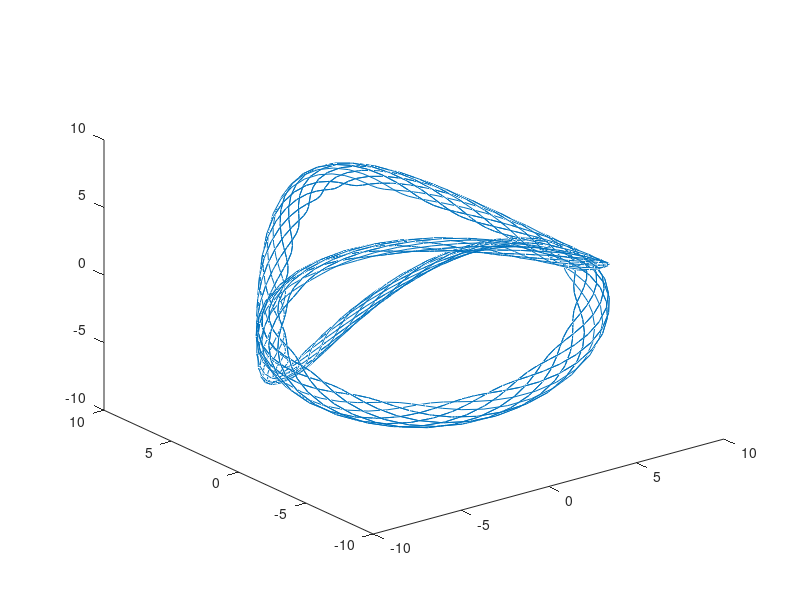
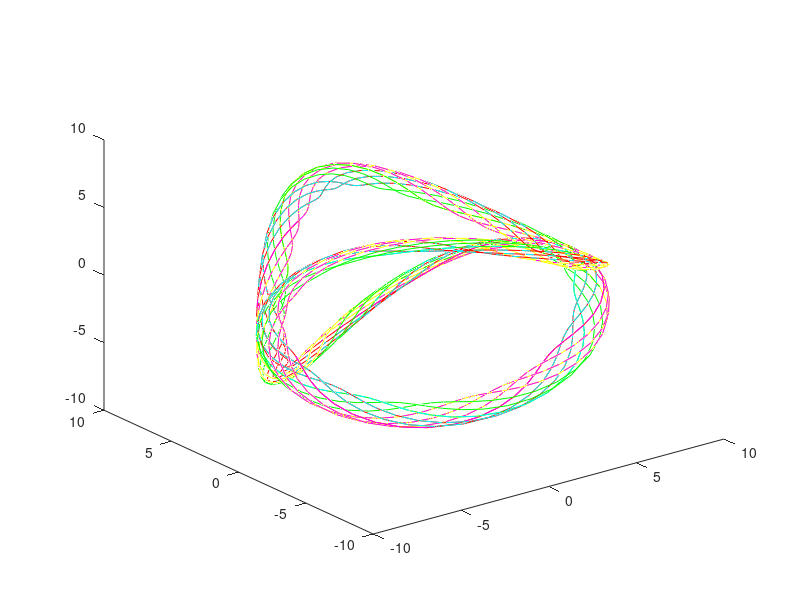

These figures' MATLAB source, in order:
% Part a
t = 0:.1:200;
R=10;
r=1.8;
d=0.8;
a = .5;
x = (R-r).*cos(t)+d.*cos(((R-r)/r).*t);
y = ((R-r).*sin(t)+d.*sin(((R-r)/r).*t)).*cos(a.*t);
z = ((R-r).*sin(t)+d.*sin(((R-r)/r).*t)).*sin(a.*t);
plot3(x,y,z);
% Part b
figure 
plot3(x(1:400),y(1:400),z(1:400),'y');
hold on
plot3(x(401:800),y(401:800),z(401:800),'r');
plot3(x(801:1200),y(801:1200),z(801:1200),'g');
plot3(x(1201:1600),y(1201:1600),z(1201:1600),'m');
plot3(x(1601:2000),y(1601:2000),z(1601:2000),'c');